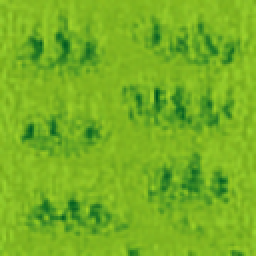
#> input picture data/assets/floor/floor_1.png, 128 x 128 px (shown 2 times larger); its folder holds only this picture in this run
$ python train_model.py
#> lines starting #> are read from the running program, lines starting #| are printed output that depends on the picture
import os
from pathlib import Path

import numpy as np
from PIL import Image as PILImage


ASSET_DIR = "data/assets"
TARGET_SIZE = (32, 32)

ENTITY_FOLDERS = {
    "floor": "floor",
    "wall": "wall",
    "lava": "lava",
    "coin": "coin",
    "gem": "gem",
    "ghost": "ghost",
    "human": "human",
    "key": "key",
    "exit": "exit",
    "locked": "locked",
    "box": "box",
    "boots": "boots",
    "shield": "shield",
}

FEATURE_NAMES = [
    "mean", "std", "peak_ratio",
    "border_frac", "ring_border", "ring_mid", "ring_core",
    "q_tl", "q_tr", "q_bl", "q_br",
    "top_frac", "left_frac",
    "cx_norm", "cy_norm", "spread", "anisotropy",
    "row_peak", "col_peak", "row_peak_pos", "col_peak_pos",
    "sym_lr", "sym_ud", "sym_diag",
    "coverage", "strong_cov", "center_to_border",
] + [f"block_{i}" for i in range(16)]


def composite(bg, fg):
    result = bg[:, :, :3].astype(float).copy()
    alpha = fg[:, :, 3:4].astype(float) / 255.0
    result = result * (1 - alpha) + fg[:, :, :3].astype(float) * alpha
    return result.astype(np.uint8)


def shapify(gray):
    gx = np.zeros_like(gray)
    gx[1:-1, 1:-1] = (
        -gray[:-2, :-2] - 2 * gray[:-2, 1:-1] - gray[:-2, 2:]
        + gray[2:, :-2] + 2 * gray[2:, 1:-1] + gray[2:, 2:]
    )
    gy = np.zeros_like(gray)
    gy[1:-1, 1:-1] = (
        -gray[:-2, :-2] - 2 * gray[1:-1, :-2] - gray[2:, :-2]
        + gray[:-2, 2:] + 2 * gray[1:-1, 2:] + gray[2:, 2:]
    )
    return np.sqrt(gx ** 2 + gy ** 2)


def build_dataset(asset_dir=ASSET_DIR, target_size=TARGET_SIZE):
    floor_imgs = []
    floor_path = os.path.join(asset_dir, "floor")
    if os.path.isdir(floor_path):
        for f in sorted(os.listdir(floor_path))[:3]:
            if f.endswith(".png"):
                img = PILImage.open(os.path.join(floor_path, f)).convert("RGBA").resize(target_size, PILImage.LANCZOS)
                floor_imgs.append(np.array(img))

    templates = {}
    for etype, folder in ENTITY_FOLDERS.items():
        folder_path = os.path.join(asset_dir, folder)
        if not os.path.isdir(folder_path):
            continue

        edge_imgs = []
        for f in sorted(os.listdir(folder_path)):
            if not f.endswith(".png"):
                continue

            img = PILImage.open(os.path.join(folder_path, f)).convert("RGBA").resize(target_size, PILImage.LANCZOS)
            fg = np.array(img)

            if etype in ("floor", "wall", "lava"):
                gray = np.mean(fg[:, :, :3], axis=2)
                edge_imgs.append(shapify(gray).astype(np.float32))
            else:
                if floor_imgs:
                    for fl in floor_imgs:
                        comp = composite(fl, fg)
                        gray = np.mean(comp[:, :, :3], axis=2)
                        edge_imgs.append(shapify(gray).astype(np.float32))
                else:
                    gray = np.mean(fg[:, :, :3], axis=2)
                    edge_imgs.append(shapify(gray).astype(np.float32))

        if edge_imgs:
            templates[etype] = edge_imgs

    return templates


def compute_features(edges: np.ndarray) -> np.ndarray:
    e = edges.astype(np.float64)
    h, w = e.shape
    total = e.sum() + 1e-8

    mean = e.mean()
    std = e.std()
    peak_ratio = e.max() / (mean + 1e-8)

    border_frac = (total - e[6:26, 6:26].sum()) / total
    ring_border_frac = (total - e[4:28, 4:28].sum()) / total
    ring_mid_frac = (e[4:28, 4:28].sum() - e[10:22, 10:22].sum()) / total
    ring_core_frac = e[10:22, 10:22].sum() / total

    tl = e[:16, :16].sum() / total
    tr = e[:16, 16:].sum() / total
    bl = e[16:, :16].sum() / total
    br = e[16:, 16:].sum() / total
    top = e[:16, :].sum() / total
    left = e[:, :16].sum() / total

    ys, xs = np.mgrid[0:h, 0:w]
    cx = (xs * e).sum() / total
    cy = (ys * e).sum() / total
    var_x = ((xs - cx) ** 2 * e).sum() / total
    var_y = ((ys - cy) ** 2 * e).sum() / total
    spread = np.sqrt(var_x + var_y)
    anisotropy = (var_y - var_x) / (var_y + var_x + 1e-8)

    row_sums = e.sum(1)
    col_sums = e.sum(0)
    row_peak = row_sums.max() / (row_sums.mean() + 1e-8)
    col_peak = col_sums.max() / (col_sums.mean() + 1e-8)
    row_peak_pos = row_sums.argmax() / h
    col_peak_pos = col_sums.argmax() / w

    sym_lr = 1.0 - (np.abs(e - e[:, ::-1]).sum() / (2 * total))
    sym_ud = 1.0 - (np.abs(e - e[::-1, :]).sum() / (2 * total))
    sym_diag = 1.0 - (np.abs(e - e.T).sum() / (2 * total))

    coverage = (e > mean).sum() / e.size
    strong_coverage = (e > mean * 2).sum() / e.size

    center_small = e[12:20, 12:20].mean()
    border_small = (
        e[:4, :].sum() + e[-4:, :].sum() + e[:, :4].sum() + e[:, -4:].sum()
    ) / (2 * 4 * h + 2 * 4 * (w - 8))
    center_to_border = center_small / (border_small + 1e-8)

    blocks = e.reshape(4, 8, 4, 8).mean(axis=(1, 3)).flatten()
    block_fracs = blocks / (blocks.sum() + 1e-8)

    scalar = np.array([
        mean, std, peak_ratio,
        border_frac, ring_border_frac, ring_mid_frac, ring_core_frac,
        tl, tr, bl, br,
        top, left,
        cx / w, cy / h, spread, anisotropy,
        row_peak, col_peak, row_peak_pos, col_peak_pos,
        sym_lr, sym_ud, sym_diag,
        coverage, strong_coverage, center_to_border,
    ])
    return np.concatenate([scalar, block_fracs])


def softmax(Z):
    Z = Z - Z.max(axis=1, keepdims=True)
    eZ = np.exp(Z)
    return eZ / eZ.sum(axis=1, keepdims=True)


def train_logreg(X, y, n_classes, lr=0.3, n_iter=3000, l2=0.003):
    n, d = X.shape
    X1 = np.hstack([X, np.ones((n, 1))])
    W = np.zeros((d + 1, n_classes))
    Y = np.eye(n_classes)[y]
    for _ in range(n_iter):
        P = softmax(X1 @ W)
        grad = X1.T @ (P - Y) / n + l2 * W
        W -= lr * grad
    return W


def fmt1(xs, prec=4):
    return "[" + ", ".join(f"{v:+.{prec}f}" for v in xs) + "]"


def fmt2(M, prec=4):
    return "[\n" + ",\n".join("    " + fmt1(r, prec) for r in M) + "\n]"


def main():
    weights_out_path = "model_weights.py"

    T = build_dataset()
#> in build_dataset, `img = PILImage.open(os.path.join(floor_path, f)).convert("RGBA").resiz..`:
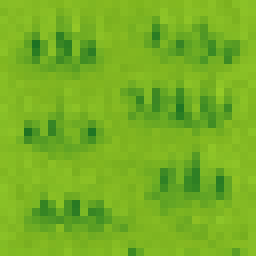
#> img: PIL image 32x32 RGBA (shown 8 times larger); mean R, G, B, A 118.6, 177.2, 34.9, 255
#> in build_dataset, `gray = np.mean(fg[:, :, :3], axis=2)`:
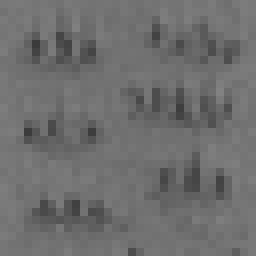
#> gray: shape (32, 32) float64 (shown 8 times larger); min 59, max 130.7, mean 110.2
#> in shapify, `gx[1:-1, 1:-1] = ( -gray[:-2, :-2] - 2 * gray[:-2, 1:-1] - gray[:-2, 2..`:
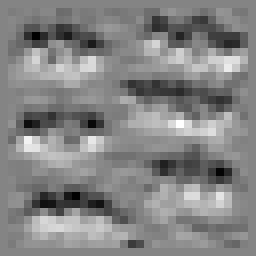
#> gx: shape (32, 32) float64 (shown 8 times larger); min -149, max 137, mean -0.8; drawn with min black and max white
#> in shapify, `gy[1:-1, 1:-1] = ( -gray[:-2, :-2] - 2 * gray[1:-1, :-2] - gray[2:, :-..`:
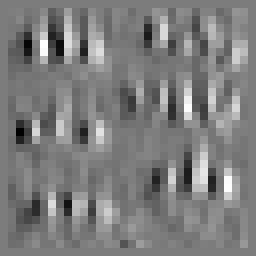
#> gy: shape (32, 32) float64 (shown 8 times larger); min -193, max 199.7, mean -0.2; drawn with min black and max white
#> in shapify, `return np.sqrt(gx ** 2 + gy ** 2)`:
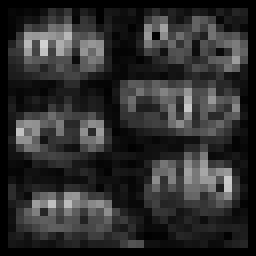
#> returned value: shape (32, 32) float64 (shown 8 times larger); min 0, max 210.8, mean 47.2
#> T = 1 item
    classes = list(T.keys())
#> classes = ['floor']

    X_all = np.array([compute_features(em) for c in classes for em in T[c]])
#> in compute_features, `total = e.sum() + 1e-8`: total = 48298.4
#> in compute_features, `mean = e.mean()`: mean = 47.17
#> in compute_features, `std = e.std()`: std = 43.65
#> in compute_features, `peak_ratio = e.max() / (mean + 1e-8)`: peak_ratio = 4.47
#> in compute_features, `border_frac = (total - e[6:26, 6:26].sum()) / total`: border_frac = 0.546
#> in compute_features, `ring_border_frac = (total - e[4:28, 4:28].sum()) / total`: ring_border_frac = 0.293
#> in compute_features, `ring_mid_frac = (e[4:28, 4:28].sum() - e[10:22, 10:22].sum()) / total`: ring_mid_frac = 0.566
#> in compute_features, `ring_core_frac = e[10:22, 10:22].sum() / total`: ring_core_frac = 0.141
#> in compute_features, `tl = e[:16, :16].sum() / total`: tl = 0.246
#> in compute_features, `tr = e[:16, 16:].sum() / total`: tr = 0.289
#> in compute_features, `bl = e[16:, :16].sum() / total`: bl = 0.247
#> in compute_features, `br = e[16:, 16:].sum() / total`: br = 0.217
#> in compute_features, `top = e[:16, :].sum() / total`: top = 0.535
#> in compute_features, `left = e[:, :16].sum() / total`: left = 0.494
#> in compute_features, `cx = (xs * e).sum() / total`: cx = 15.6
#> in compute_features, `cy = (ys * e).sum() / total`: cy = 14.98
#> in compute_features, `var_x = ((xs - cx) ** 2 * e).sum() / total`: var_x = 75.78
#> in compute_features, `var_y = ((ys - cy) ** 2 * e).sum() / total`: var_y = 70.01
#> in compute_features, `spread = np.sqrt(var_x + var_y)`: spread = 12.07
#> in compute_features, `anisotropy = (var_y - var_x) / (var_y + var_x + 1e-8)`: anisotropy = -0.0396
#> in compute_features, `row_sums = e.sum(1)`: row_sums = 32 values, max 2733.9 at index 5, min 0 at index 0, mean 1509.3
#> in compute_features, `col_sums = e.sum(0)`: col_sums = 32 values, max 2475.8 at index 23, min 0 at index 0, mean 1509.3
#> in compute_features, `row_peak = row_sums.max() / (row_sums.mean() + 1e-8)`: row_peak = 1.81
#> in compute_features, `col_peak = col_sums.max() / (col_sums.mean() + 1e-8)`: col_peak = 1.64
#> in compute_features, `row_peak_pos = row_sums.argmax() / h`: row_peak_pos = 0.156
#> in compute_features, `col_peak_pos = col_sums.argmax() / w`: col_peak_pos = 0.719
#> in compute_features, `sym_lr = 1.0 - (np.abs(e - e[:, ::-1]).sum() / (2 * total))`: sym_lr = 0.583
#> in compute_features, `sym_ud = 1.0 - (np.abs(e - e[::-1, :]).sum() / (2 * total))`: sym_ud = 0.642
#> in compute_features, `sym_diag = 1.0 - (np.abs(e - e.T).sum() / (2 * total))`: sym_diag = 0.603
#> in compute_features, `coverage = (e > mean).sum() / e.size`: coverage = 0.396
#> in compute_features, `strong_coverage = (e > mean * 2).sum() / e.size`: strong_coverage = 0.155
#> in compute_features, `center_small = e[12:20, 12:20].mean()`: center_small = 37.37
#> in compute_features, `border_small = ( e[:4, :].sum() + e[-4:, :].sum() + e[:, :4].sum() + e..`: border_small = 33.52
#> in compute_features, `center_to_border = center_small / (border_small + 1e-8)`: center_to_border = 1.11
#> in compute_features, `blocks = e.reshape(4, 8, 4, 8).mean(axis=(1, 3)).flatten()`: blocks = [58, 49.49, 47.95, 47.46, 38.32, 39.94, 69.61, 53.26, 40.92, 36.89, 48.49, 58.42, 46.98, 61.96, 27.58, 29.37]
#> in compute_features, `block_fracs = blocks / (blocks.sum() + 1e-8)`: block_fracs = [0.0769, 0.0656, 0.0635, 0.0629, 0.0508, 0.0529, 0.0922, 0.0706, 0.0542, 0.0489, 0.0643, 0.0774, 0.0623, 0.0821, 0.0366, 0.0389]
#> in compute_features, `scalar = np.array([ mean, std, peak_ratio, border_frac, ring_border_fr..`: scalar = 27 values, max 47.17 at index 0, min -0.0396 at index 16, mean 4.43
    y_all = np.array([ci for ci, c in enumerate(classes) for _ in T[c]])
#> y_all = [0]

    mu_all = X_all.mean(0)
#> mu_all = 43 values, max 47.17 at index 0, min -0.0396 at index 16, mean 2.81
    sd_all = X_all.std(0) + 1e-6
#> sd_all = 43 values from 1e-06 to 1e-06
    Xn_all = (X_all - mu_all) / sd_all
    W_full = train_logreg(Xn_all, y_all, len(classes), l2=0.001, n_iter=3000)
#> in train_logreg, `Y = np.eye(n_classes)[y]`: Y = [1]
#> W_full = 44 values from 0 to 0
    importance = np.abs(W_full[:-1]).max(axis=1)
#> importance = 43 values from 0 to 0
    top25_idx = np.sort(np.argsort(-importance)[:25])
#> top25_idx = 25 values from 0 to 41

    Xk = X_all[:, top25_idx]
    mu_final = Xk.mean(0)
#> mu_final = 25 values, max 47.17 at index 0, min 0.0366 at index 24, mean 4
    sd_final = Xk.std(0) + 1e-6
#> sd_final = 25 values from 1e-06 to 1e-06
    Xk_n = (Xk - mu_final) / sd_final
    W_final = train_logreg(Xk_n, y_all, len(classes), l2=0.003, n_iter=5000)
#> W_final = 26 values from 0 to 0

    weights_text = (
        "import numpy as np\n\n"
        f"_FEAT_MU = np.array({fmt1(mu_final)})\n"
        f"_FEAT_SD = np.array({fmt1(sd_final)})\n"
        f"_LOGREG_W = np.array({fmt2(W_final)})\n"
    )
    Path(weights_out_path).write_text(weights_text)


if __name__ == "__main__":
    main()
